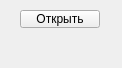
<?xml version="1.0" encoding="UTF-8"?>
<ui version="4.0">
 <class>cardwidget</class>
 <widget class="QWidget" name="cardwidget">
  <property name="geometry">
   <rect>
    <x>0</x>
    <y>0</y>
    <width>122</width>
    <height>68</height>
   </rect>
  </property>
  <property name="windowTitle">
   <string>Form</string>
  </property>
  <widget class="QPushButton" name="pushButton">
   <property name="geometry">
    <rect>
     <x>20</x>
     <y>10</y>
     <width>80</width>
     <height>18</height>
    </rect>
   </property>
   <property name="text">
    <string>Открыть</string>
   </property>
  </widget>
  <widget class="QLabel" name="label">
   <property name="geometry">
    <rect>
     <x>40</x>
     <y>30</y>
     <width>37</width>
     <height>12</height>
    </rect>
   </property>
   <property name="text">
    <string/>
   </property>
  </widget>
 </widget>
 <resources/>
 <connections/>
</ui>
